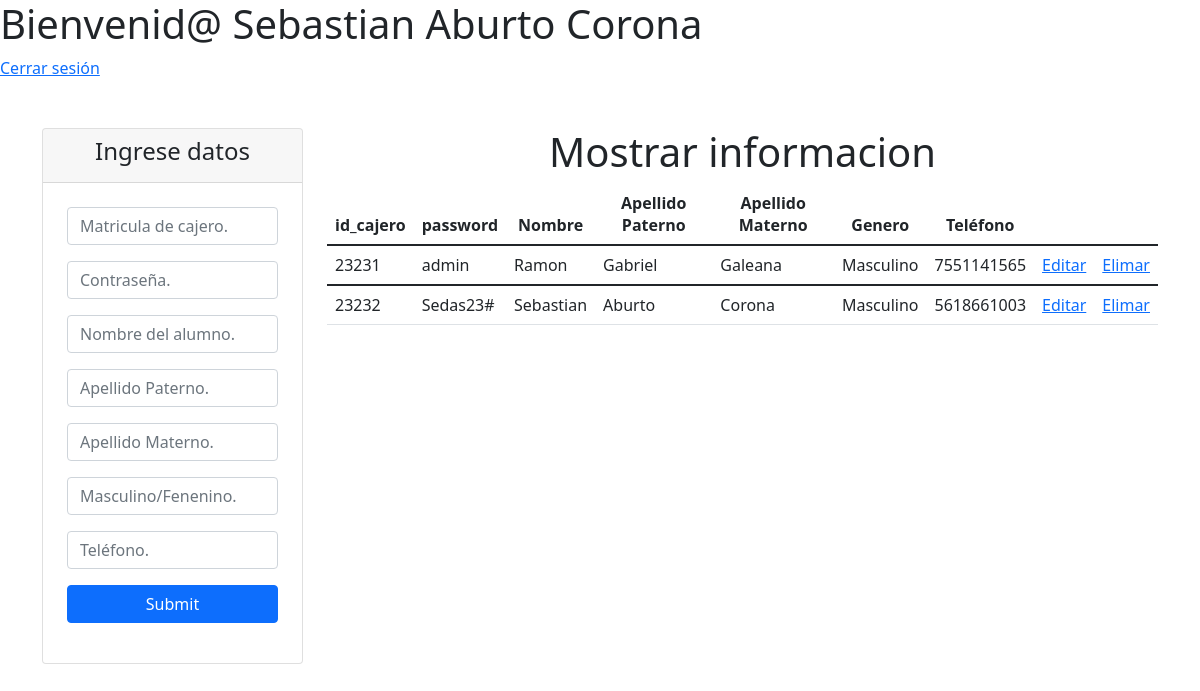
The app's page /admin/regiscajero.php (signed in) with its own data.
### tables this page shows
CREATE TABLE `caja` (
  `id_cajero` varchar(9) NOT NULL,
  `password` varchar(15) NOT NULL,
  `Nombre` varchar(50) NOT NULL,
  `Apellido_P` varchar(30) NOT NULL,
  `Apellido_M` varchar(30) NOT NULL,
  `Genero` varchar(20) NOT NULL,
  `Teléfono` varchar(15) NOT NULL,
  PRIMARY KEY (`id_cajero`)
);

### admin/regiscajero.php (the view, shortened to what this page needs)
<?php
    $nombre = $_SESSION['nombre'];
?>
<?php
require 'conexion.php';
$query = "SELECT * FROM caja";
$result = mysqli_query($conexion, $query);
?>
<html lang="en">
  <head>
    <link href="https://cdn.jsdelivr.net/npm/bootstrap@5.1.3/dist/css/bootstrap.min.css" rel="stylesheet">
  </head>
  <body>
    <div>
    <h1><?php echo 'Bienvenid@ '.$nombre; ?></h1>
    <a href="salir.php">Cerrar sesión</a>
    </div>
    <div class="container mt-5">
      <div class="row">
        <div class="col-md-3">
          <div class="card">
            <div class="card-header">
              <h4 class="text-center">Ingrese datos</h4>
            </div>
            <form class="p-4" action="insertarcajero.php" method="POST">
              <input type="text" class="form-control mb-3" name="id_cajero" placeholder="Matricula de cajero.">
              <input type="text" class="form-control mb-3" name="password" placeholder="Contraseña.">
              <input type="text" class="form-control mb-3" name="Nombre" placeholder="Nombre del alumno.">
              <input type="text" class="form-control mb-3" name="Apellido_P" placeholder="Apellido Paterno.">
              <input type="text" class="form-control mb-3" name="Apellido_M" placeholder="Apellido Materno.">
              <input type="text" class="form-control mb-3" name="Genero" placeholder="Masculino/Fenenino.">
              <input type="text" class="form-control mb-3" name="Teléfono" placeholder="Teléfono.">
              <div class="d-grid"><input type="submit" class="btn btn-primary" name=""></div>
            </form>
          </div>
        </div>
        <div class="col-md-9">
          <h1 class="text-center">Mostrar informacion</h1>
          <table class="table custom-table">
            <thead class="text-center">
              <tr>
                <th scope="col">id_cajero</th>
                <th scope="col">password</th>
                <th scope="col">Nombre</th>
                <th scope="col">Apellido Paterno</th>
                <th scope="col">Apellido Materno</th>
                <th scope="col">Genero</th>
                <th scope="col">Teléfono</th>
                <th scope="col"></th>
                <th scope="col"></th>
              </tr>
            </thead>
            <tbody>
              <tr scope="row">
                <?php
                  while ($registro = mysqli_fetch_array($result)) {
                ?>
                <td><?php echo $registro['id_cajero']; ?></td>
                <td><?php echo $registro['password']; ?></td>
                <td><?php echo $registro['Nombre']; ?></td>
                <td><?php echo $registro['Apellido_P']; ?></td>
                <td><?php echo $registro['Apellido_M']; ?></td>
                <td><?php echo $registro['Genero']; ?></td>
                <td><?php echo $registro['Teléfono']; ?></td>
                <td> <a href="editarcajero.php?valor=<?php echo $registro['id_cajero'];?>">Editar</a></td>
                <td> <a href="deletcajero.php?valor=<?php echo $registro['id_cajero'];?>">Elimar</a></td>
              </tr>
            </tbody>
            <?php
              }?>
          </table>
        </div>
      </div>
    </div>
  </body>
</html>

### records on screen
caja: id_cajero "23231", password "admin", Nombre "Ramon", Apellido_P "Gabriel", Apellido_M "Galeana", Genero "Masculino", Teléfono "7551141565"
caja: id_cajero "23232", password "Sedas23#", Nombre "Sebastian", Apellido_P "Aburto", Apellido_M "Corona", Genero "Masculino", Teléfono "5618661003"
